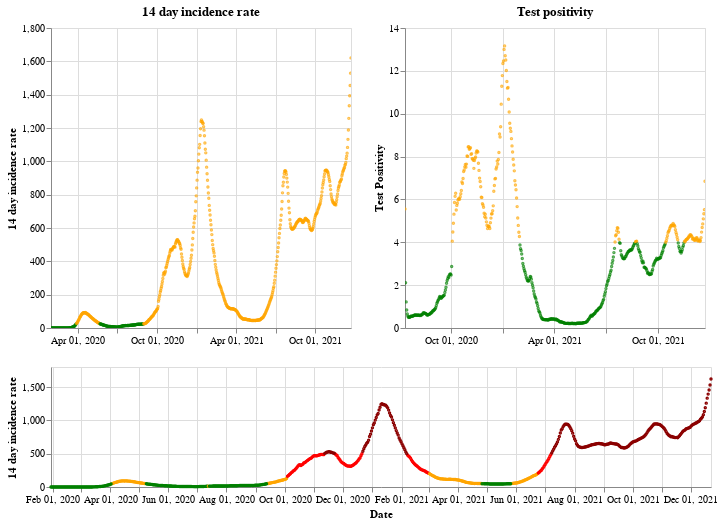

This figure's notebook cell:
### Markdown cell above
## England

### Code cell
plot_traffic_light('England')

### Figure 1 — Vega-Lite specification as saved in the notebook (floating-point values rounded to 4 significant figures; data arrays with more than 128 entries replaced by an {"elided": "..."} marker saying what was removed)
{"config": {"view": {"continuousWidth": 400, "continuousHeight": 300}}, "vconcat": [{"hconcat": [{"mark": {"type": "point", "size": 2}, "encoding": {"color": {"condition": {"value": "green", "test": "(datum.twoWeeklyCasesRate <= 25)"}, "value": "orange"}, "tooltip": [{"type": "nominal", "field": "areaName"}, {"type": "temporal", "field": "date"}, {"type": "quantitative", "field": "twoWeeklyCasesRate"}, {"type": "quantitative", "field": "testPositivity"}], "x": {"type": "temporal", "axis": {"title": ""}, "field": "date", "scale": {"domain": {"selection": "DateBrush"}}, "timeUnit": "yearmonthdate"}, "y": {"type": "quantitative", "axis": {"title": "14 day incidence rate"}, "field": "twoWeeklyCasesRate"}}, "title": "14 day incidence rate", "width": 300}, {"mark": {"type": "point", "size": 2}, "encoding": {"color": {"condition": {"value": "green", "test": "(datum.testPositivity <= 4)"}, "value": "orange"}, "tooltip": [{"type": "nominal", "field": "areaName"}, {"type": "temporal", "field": "date"}, {"type": "quantitative", "field": "twoWeeklyCasesRate"}, {"type": "quantitative", "field": "testPositivity"}], "x": {"type": "temporal", "axis": {"title": ""}, "field": "date", "scale": {"domain": {"selection": "DateBrush"}}, "timeUnit": "yearmonthdate"}, "y": {"type": "quantitative", "axis": {"title": "Test Positivity"}, "field": "testPositivity"}}, "title": "Test positivity", "width": 300}]}, {"layer": [{"mark": {"type": "point", "size": 2}, "encoding": {"color": {"condition": {"value": "orange", "test": "(((datum.testPositivity < 4) && (datum.twoWeeklyCasesRate >= 50)) && (datum.twoWeeklyCasesRate < 200))"}, "value": "red"}, "opacity": {"condition": {"value": 1, "test": "((datum.twoWeeklyCasesRate >= 50) && (datum.twoWeeklyCasesRate < 500))"}, "value": 0}, "tooltip": [{"type": "nominal", "field": "areaName"}, {"type": "temporal", "field": "date"}, {"type": "quantitative", "field": "twoWeeklyCasesRate"}, {"type": "quantitative", "field": "testPositivity"}], "x": {"type": "temporal", "axis": {"title": "Date"}, "field": "date", "timeUnit": "yearmonthdate"}, "y": {"type": "quantitative", "axis": {"title": "14 day incidence rate"}, "field": "twoWeeklyCasesRate"}}, "selection": {"DateBrush": {"type": "interval", "encodings": ["x"], "fields": ["Time"]}}}, {"mark": {"type": "point", "size": 2}, "encoding": {"color": {"value": "darkred"}, "opacity": {"condition": {"value": 1, "test": "(datum.twoWeeklyCasesRate >= 500)"}, "value": 0}, "tooltip": [{"type": "nominal", "field": "areaName"}, {"type": "temporal", "field": "date"}, {"type": "quantitative", "field": "twoWeeklyCasesRate"}, {"type": "quantitative", "field": "testPositivity"}], "x": {"type": "temporal", "axis": {"title": "Date"}, "field": "date", "timeUnit": "yearmonthdate"}, "y": {"type": "quantitative", "axis": {"title": "14 day incidence rate"}, "field": "twoWeeklyCasesRate"}}}, {"mark": {"type": "point", "size": 2}, "encoding": {"color": {"condition": {"value": "green", "test": "((datum.testPositivity < 4) && (datum.twoWeeklyCasesRate < 50))"}, "value": "orange"}, "opacity": {"condition": {"value": 1, "test": "(datum.twoWeeklyCasesRate < 50)"}, "value": 0}, "tooltip": [{"type": "nominal", "field": "areaName"}, {"type": "temporal", "field": "date"}, {"type": "quantitative", "field": "twoWeeklyCasesRate"}, {"type": "quantitative", "field": "testPositivity"}], "x": {"type": "temporal", "axis": {"title": "Date"}, "field": "date", "timeUnit": "yearmonthdate"}, "y": {"type": "quantitative", "axis": {"title": "14 day incidence rate"}, "field": "twoWeeklyCasesRate"}}}], "height": 120, "width": 660}], "data": {"name": "data-2aa8adbfa39e4aa846d55db91aad6059"}, "$schema": "https://vega.github.io/schema/vega-lite/v4.8.1.json", "datasets": {"data-2aa8adbfa39e4aa846d55db91aad6059": {"elided": "693 records"}}}
